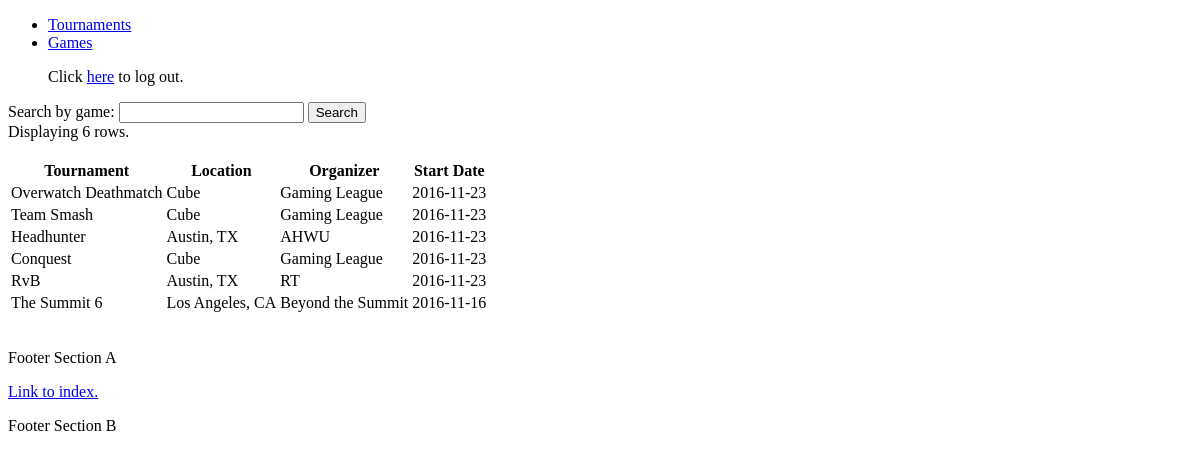
The page /esportsdatabase/tournaments.php (signed in) on the database as committed earlier.
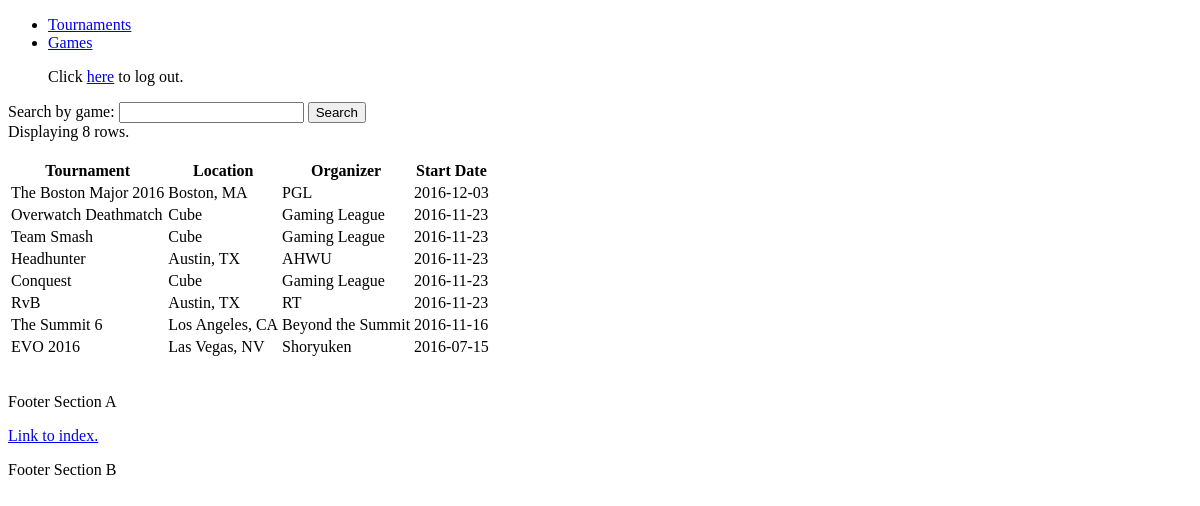
The same page on the database as committed later.
### tables this page shows
CREATE TABLE `tournament` (
  `T_id` int(11) NOT NULL,
  `location` varchar(256) NOT NULL,
  `t_name` varchar(256) DEFAULT NULL,
  `organizer` varchar(256) DEFAULT NULL,
  `start_date` date DEFAULT NULL
);

### esportsdatabase/functions.php (called while the page is built, shortened)
<?php
$dbhost  = 'localhost';
$dbname  = 'e_sports';
$dbuser  = 'root';
$dbpass  = '';
$connection = new mysqli($dbhost, $dbuser, $dbpass, $dbname);
function queryMysql($query)
{
    global $connection;
    $result = $connection->query($query);
    return $result;
}
?>

### esportsdatabase/tournaments.php (the view, shortened to what this page needs)
<?php
require_once 'header.php';
echo"
    <form action='./tournaments.php' method='GET'>
        Search by game: <input type='text' name='game'>
        <input type='submit' value='Search'>
    </form>";
$result = queryMysql("SELECT * FROM tournament t ORDER BY t.start_date DESC");
if (!$result->num_rows)
{
    echo "<p>No tournaments! Something probably went wrong.</p><br>";
    require_once 'footer.php';
    die();
}
else
{
    $num    = $result->num_rows;
    echo "Displaying $num rows.<br><br>";
    $output ='<table>
    <tr>
        <th>Tournament</th>
        <th>Location</th>
        <th>Organizer</th>
        <th>Start Date</th>
    </tr>
  ';
    while($row = $result->fetch_assoc())
    {
        $output = $output . '  <tr>
        <td>' . $row['t_name'] . '</td>
        <td>' . $row['location'] . '</td>
        <td>' . $row['organizer'] . '</td>
        <td>' . $row['start_date'] . '</td>
    </tr>
  ';
    }
    $output = $output . '</table>';
    echo $output;
    echo "
      <br>
      ";
    require_once 'footer.php';
    die();
}
require_once 'footer.php';
?>

### esportsdatabase/header.php (shortened to what this page needs)
<?php
echo "<!DOCTYPE html>\n<html>\n";
require_once 'functions.php';
$userstr = ' (Guest)';
if (isset($_SESSION['user']))
{
    $user     = $_SESSION['user'];
    $loggedin = TRUE;
    $userstr  = " ($user)";
}
else $loggedin = FALSE;
echo <<<_END
  <head>
    <title>$appname$userstr</title>
    <script src='javascript.js'></script>
  </head>
_END;
if ($loggedin)
{
    echo <<<_END
    <header>
        <ul>
            <li><a href='./tournaments.php'>Tournaments</a></li>
            <li><a href='./games.php'>Games</a></li>
        <p>Click <a href='./logout.php'>here</a> to log out.</p>
    </header>
_END;
}
?>

### esportsdatabase/footer.php
    <footer class="text-center">
        <div class="footer-above">
            <p>Footer Section A</p>
            <a href='./index.php'>Link to index.</a>
        </div>
        <div class="footer-below">
            <p>Footer Section B</p>
        </div>
    </footer>
</body>
</html>

Rows that differ between the two databases and show on the page:
added tournament: t_name "The Boston Major 2016", location "Boston, MA", organizer "PGL", start_date "2016-12-03"
added tournament: t_name "EVO 2016", location "Las Vegas, NV", organizer "Shoryuken", start_date "2016-07-15"
Other text that changed with them:
$num: "6" → "8"
